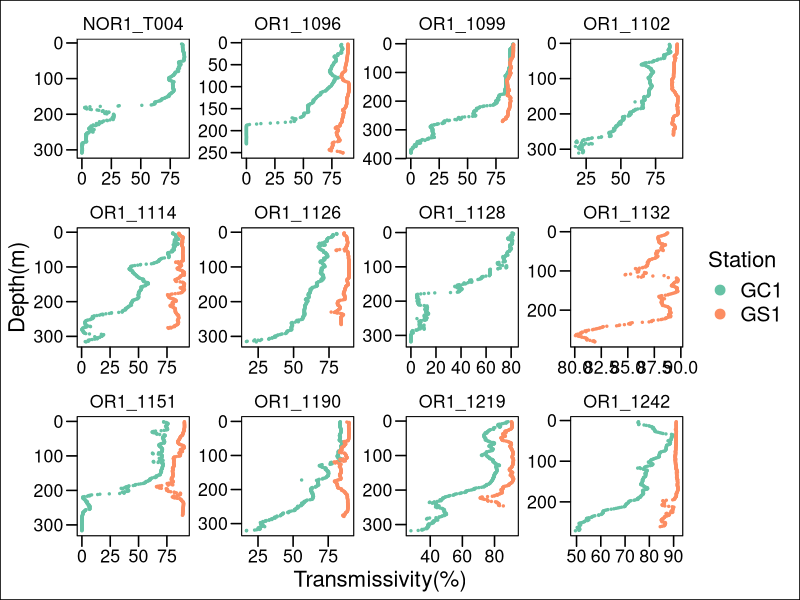

Source code (R):
## ---- chunk 1
knitr::opts_chunk$set(echo = TRUE)
knitr::opts_chunk$set(warning = FALSE, message = FALSE) 
knitr::opts_chunk$set(fig.width=18, fig.height=12) 
## ---- chunk 2
rm(list=ls())
library(readxl)
library(dplyr)
library(ggplot2)
library(ggthemes)
GPSC_CTD<- read_excel("CTD.xlsx")

# Set negtive transmissometer to zero
GPSC_CTD$transmissometer[GPSC_CTD$transmissometer<=0] <- 0 

#filter only downward data
GC1<-GPSC_CTD %>%filter(Station=="GC1") %>% 
  group_split(Cruise)
GC1_CTD<-NULL
for (i in 1:11) { 
  out<-filter(GC1[[i]],!duplicated(GC1[[i]]$pressure,)==T)
  GC1_CTD<-rbind(GC1_CTD,out)
} 

GS1<-GPSC_CTD %>%filter(Station=="GS1") %>% 
  group_split(Cruise)
GS1_CTD<-NULL
for (i in 1:10) { 
  out<-filter(GS1[[i]],!duplicated(GS1[[i]]$pressure,)==T)
  GS1_CTD<-rbind(GS1_CTD,out)
} 

GC1GS1<-rbind(GC1_CTD,GS1_CTD)
#plot 
ggplot(data=GC1GS1, aes(x=transmissometer, y=pressure, colour=Station))+
  geom_point(size=0.5)+
  scale_y_reverse()+
  scale_color_brewer(palette = "Set2")+
  xlab("Transmissivity(%)")+
  ylab("Depth(m)")+
  facet_wrap(~Cruise, scale="free")+
  theme_base()+
  guides(color = guide_legend(override.aes = list(size = 3) ) )+
  theme(legend.text = element_text(size = 15))
ggsave("CTD_trans.png",width = 12, height =9)
## ---- chunk 3
rm(list=ls())
library(knitr)
GPSC_CTD<- read_excel("CTD.xlsx")
#GC1
GC1_CTD<-as.data.frame(GPSC_CTD %>%
                         filter(Station=="GC1"))
GC1_CTD<-split(GC1_CTD,GC1_CTD$Cruise)
#GS1
GS1_CTD<-as.data.frame(GPSC_CTD %>%
                         filter(Station=="GS1"))
GS1_CTD<-split(GS1_CTD,GS1_CTD$Cruise)
#average deepest 3 data = bottom water
deep_fun <- function(x) {
  dat <- x[order(x$pressure, decreasing=TRUE)[1:3],]
}
GC1_CTD<- lapply(GC1_CTD, FUN=deep_fun) 
GC1_CTD<-do.call("rbind", GC1_CTD)
GS1_CTD<- lapply(GS1_CTD, FUN=deep_fun) 
GS1_CTD<-do.call("rbind", GS1_CTD)

# Average temperature, sigma_theta and density
GC1_CTD$Temperature <- rowMeans(GC1_CTD[, c("temperature_T1", "temperature_T2")], na.rm=TRUE)
GC1T<-mean(GC1_CTD$Temperature)
GS1_CTD$Temperature <- rowMeans(GS1_CTD[, c("temperature_T1", "temperature_T2")], na.rm=TRUE)
GS1T<-mean(GS1_CTD$Temperature)

#Tlim calculation####
#Q10=2 
GC1Tlim<-2* exp((GC1T-20)/10)
GS1Tlim<-2* exp((GS1T-20)/10)

df<-data.frame(Station=c("GC1","GS1"),
               Temp=c(GC1T,GS1T),
               Tlim=c(GC1Tlim,GS1Tlim))
kable(df, align = 'c',
      col.names = c('Station', 'Temp(℃)', 'Tlim') )
